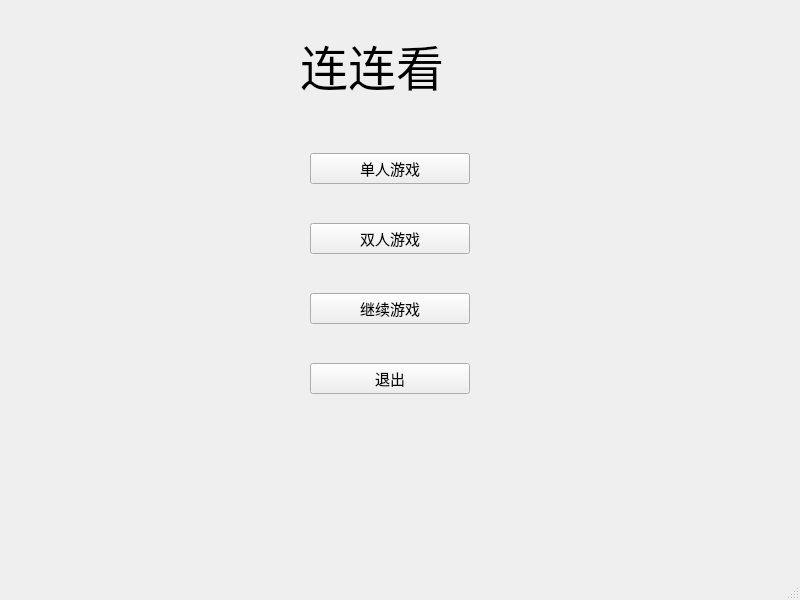
<?xml version="1.0" encoding="UTF-8"?>
<ui version="4.0">
 <class>Menu</class>
 <widget class="QMainWindow" name="Menu">
  <property name="geometry">
   <rect>
    <x>0</x>
    <y>0</y>
    <width>800</width>
    <height>600</height>
   </rect>
  </property>
  <property name="windowTitle">
   <string>MainWindow</string>
  </property>
  <widget class="QWidget" name="centralwidget">
   <widget class="QWidget" name="verticalLayoutWidget">
    <property name="geometry">
     <rect>
      <x>310</x>
      <y>120</y>
      <width>160</width>
      <height>311</height>
     </rect>
    </property>
    <layout class="QVBoxLayout" name="verticalLayout">
     <item>
      <widget class="QPushButton" name="single_btn">
       <property name="font">
        <font>
         <family>黑体</family>
         <pointsize>11</pointsize>
        </font>
       </property>
       <property name="text">
        <string>单人游戏</string>
       </property>
      </widget>
     </item>
     <item>
      <widget class="QPushButton" name="double_btn">
       <property name="font">
        <font>
         <family>黑体</family>
         <pointsize>11</pointsize>
        </font>
       </property>
       <property name="text">
        <string>双人游戏</string>
       </property>
      </widget>
     </item>
     <item>
      <widget class="QPushButton" name="contiue_btn">
       <property name="font">
        <font>
         <family>黑体</family>
         <pointsize>11</pointsize>
        </font>
       </property>
       <property name="text">
        <string>继续游戏</string>
       </property>
      </widget>
     </item>
     <item>
      <widget class="QPushButton" name="exit_btn">
       <property name="font">
        <font>
         <family>黑体</family>
         <pointsize>11</pointsize>
        </font>
       </property>
       <property name="text">
        <string>退出</string>
       </property>
      </widget>
     </item>
    </layout>
   </widget>
   <widget class="QLabel" name="label">
    <property name="geometry">
     <rect>
      <x>300</x>
      <y>40</y>
      <width>171</width>
      <height>51</height>
     </rect>
    </property>
    <property name="font">
     <font>
      <family>华文新魏</family>
      <pointsize>36</pointsize>
      <weight>50</weight>
      <italic>false</italic>
      <bold>false</bold>
     </font>
    </property>
    <property name="text">
     <string>连连看</string>
    </property>
   </widget>
  </widget>
  <widget class="QMenuBar" name="menubar">
   <property name="geometry">
    <rect>
     <x>0</x>
     <y>0</y>
     <width>800</width>
     <height>26</height>
    </rect>
   </property>
  </widget>
  <widget class="QStatusBar" name="statusbar"/>
 </widget>
 <resources/>
 <connections/>
</ui>
